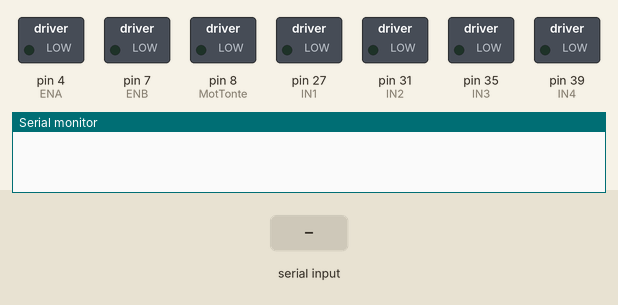
A sketch run on a simulated Arduino Mega 2560, built with avr-gcc and run on an emulated ATmega2560. Parts: switched loads named in the sketch (green lamp = pin HIGH), the last lines printed to the serial monitor. The inputs (shaded band) are chosen by the test bench.

Above: at 1.2 s.
1.3 s: "5\n" received over Serial
At 2.5 s:
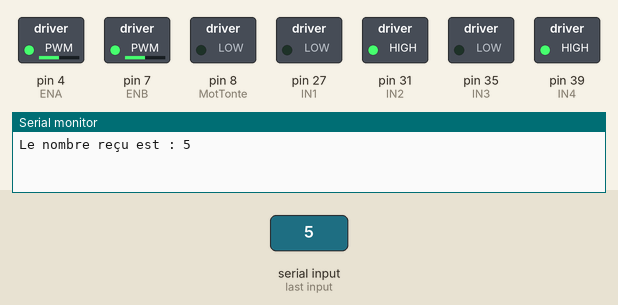
2.8 s: "turn left\n" received over Serial
At 3.9 s:
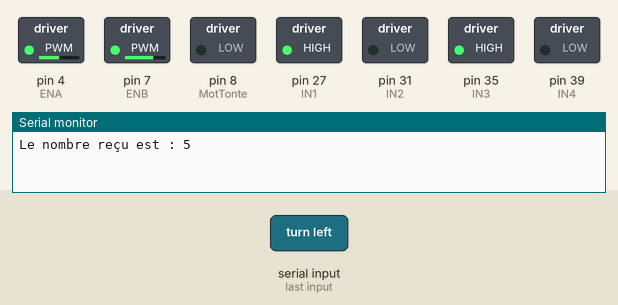
4.3 s: "turn right\n" received over Serial
At 5.1 s:
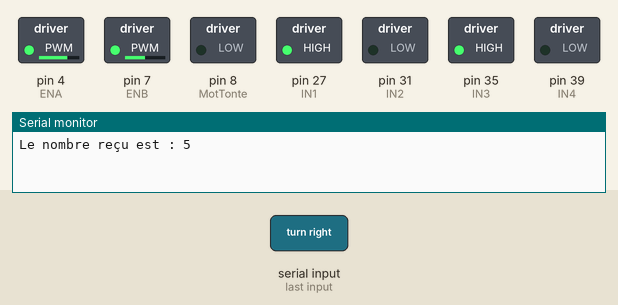
5.8 s: "going back\n" received over Serial
At 6.2 s:
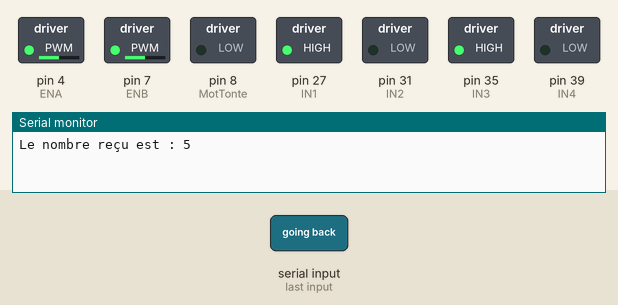
7.3 s: "turn on mt\n" received over Serial
At 8.5 s:
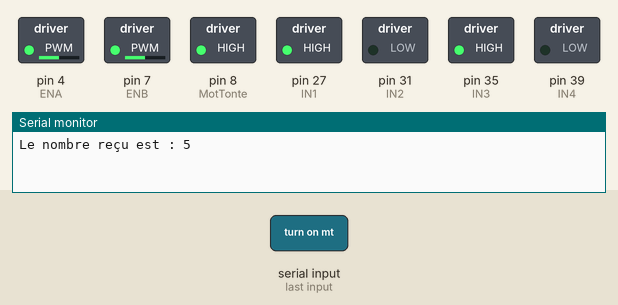
8.8 s: "90\n" received over Serial
At 9.4 s:
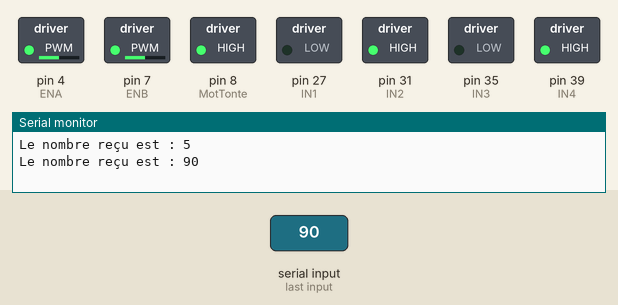
Timing chart, 0 to 11.3 s (numbered marks = the images above; inputs shaded):
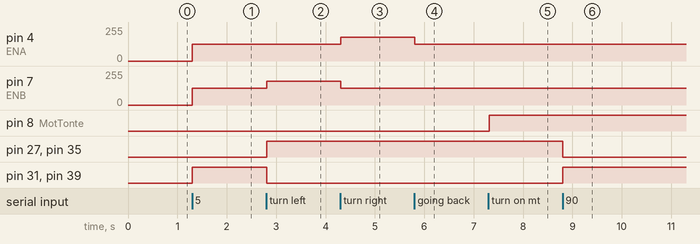

Measured:
- after the input at 1.3 s, pin 4 (ENA), pin 7 (ENB): 0/255 → 127/255 at once; pin 31 (IN2), pin 39 (IN4): LOW → HIGH at once
- after the input at 2.8 s, pin 7 (ENB): 127/255 → 179/255 at once; pin 27 (IN1), pin 35 (IN3): LOW → HIGH at once; pin 31 (IN2), pin 39 (IN4): HIGH → LOW at once
- after the input at 4.3 s, pin 4 (ENA): 127/255 → 179/255 at once; pin 7 (ENB): 179/255 → 127/255 at once
- after the input at 5.8 s, pin 4 (ENA): 179/255 → 127/255 at once
- after the input at 7.3 s, pin 8 (MotTonte): LOW → HIGH at once
- after the input at 8.8 s, pin 27 (IN1), pin 35 (IN3): HIGH → LOW at once; pin 31 (IN2), pin 39 (IN4): LOW → HIGH at once

The sketch:

code_moteurs.ino
```cpp
// ********************** MOTORS *****************************
const int MotTonte = 8; // tonte motor

// Define broches for the first H bridge
const int IN1 = 27;
const int IN2 = 31;
const int ENA = 4;

// Define broches for the second H bridge
const int IN3 = 35;
const int IN4 = 39;
const int ENB = 7;
const int vitesseReceived =  50;

void setup() {
  Serial.begin(9600); //lancer la communication serie à 9600bps

  // Initialisation des broches en sortie

  // motor 1
  pinMode(IN1, OUTPUT); digitalWrite(IN1, LOW); // for direct sens
  pinMode(IN2, OUTPUT); digitalWrite(IN2, LOW); // for indirect sens
  pinMode(ENA, OUTPUT); analogWrite(ENA, 0);

  // motor 2
  pinMode(IN3, OUTPUT); digitalWrite(IN3, LOW); // for direct sens
  pinMode(IN4, OUTPUT); digitalWrite(IN4, LOW); // for indirect sens
  pinMode(ENB, OUTPUT); analogWrite(ENB, 0);

  // motor tonte
  pinMode(MotTonte, OUTPUT); analogWrite(MotTonte, 0);
}

bool isNumeric(String str) {
  for (byte i = 0; i< str.length(); i++) {
    if(isDigit(str.charAt(i)) == false) {
      return false;
    }
  }

  return true;
}

void loop() {
  //verifier si les données sont disponibles sur le port série ici du bluetooth
  if (Serial.available() > 0) {
    //gestion moteur tonte
    String receveidData = Serial.readStringUntil('\n'); // Lire la chaîne jusqu'au retour à la ligne

    // ******************** FOR LAUNCHING BACK MOTORS OR FOR BEFORE MOVEMENT ***********************
    if(isNumeric(receveidData)) {
      int vitesse = receveidData.toInt();
      Serial.print("Le nombre reçu est : ");
      Serial.println(vitesse);

      digitalWrite(IN1, LOW); // for direct sens
      digitalWrite(IN2, HIGH); // for indirect sens

      digitalWrite(IN3, LOW); // for direct sens
      digitalWrite(IN4, HIGH); // for indirect sens

      analogWrite(ENA, 127);  // Convertit le pourcentage en valeur entre 0 et 255
      analogWrite(ENB, 127);
    }

    if(receveidData == "turn on m arriere") {
      digitalWrite(IN1, LOW); // for direct sens
      digitalWrite(IN2, HIGH); // for indirect sens

      digitalWrite(IN3, LOW); // for direct sens
      digitalWrite(IN4, HIGH); // for indirect sens

      analogWrite(ENA, 127);  // Convertit le pourcentage en valeur entre 0 et 255
      analogWrite(ENB, 127);
    }

    if(receveidData == "turn off m arriere") {
      digitalWrite(IN1, LOW); // for direct sens
      digitalWrite(IN2, LOW); // for indirect sens

      digitalWrite(IN3, LOW); // for direct sens
      digitalWrite(IN4, LOW); // for indirect sens

      analogWrite(ENA, 0);  // Convertit le pourcentage en valeur entre 0 et 255
      analogWrite(ENB, 0);
    }

     // **************************** LEFT MOVEMENT *************************************
     if(receveidData == "turn left") {
      digitalWrite(IN1, HIGH); // for direct sens
      digitalWrite(IN2, LOW); // for indirect sens

      digitalWrite(IN3, HIGH); // for direct sens
      digitalWrite(IN4, LOW); // for indirect sens

      analogWrite(ENA, 127);  // Convertit le pourcentage en valeur entre 0 et 255
      analogWrite(ENB, 179);
    }

    // **************************** RIGHT MOVEMENT *************************************
     if(receveidData == "turn right") {
      digitalWrite(IN1, HIGH); // for direct sens
      digitalWrite(IN2, LOW); // for indirect sens

      digitalWrite(IN3, HIGH); // for direct sens
      digitalWrite(IN4, LOW); // for indirect sens

      analogWrite(ENA, 179);  // Convertit le pourcentage en valeur entre 0 et 255
      analogWrite(ENB, 127);
    }

    // **************************** BACK MOVEMENT **************************************
     if(receveidData == "going back") {
      digitalWrite(IN1, HIGH); // for direct sens
      digitalWrite(IN2, LOW); // for indirect sens

      digitalWrite(IN3, HIGH); // for direct sens
      digitalWrite(IN4, LOW); // for indirect sens

      analogWrite(ENA, 127);  // Convertit le pourcentage en valeur entre 0 et 255
      analogWrite(ENB, 127);
    }


    // **************************** FOR TONTE MOTOR ************************************
    if(receveidData == "turn on mt") {
      analogWrite(MotTonte, 255);
    }

    if(receveidData == "turn off mt") {
      analogWrite(MotTonte, 0);
    }
  }
 }
```
